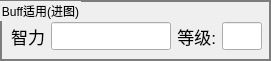
   <widget class="QGroupBox" name="groupBox_6">
    <property name="geometry">
     <rect>
      <x>120</x>
      <y>170</y>
      <width>271</width>
      <height>61</height>
     </rect>
    </property>
    <property name="styleSheet">
     <string notr="true">QGroupBox { 
border: 2px solid rgb(125, 125, 125); 
}</string>
    </property>
    <property name="title">
     <string>Buff适用(进图)</string>
    </property>
    <property name="alignment">
     <set>Qt::AlignLeading|Qt::AlignLeft|Qt::AlignTop</set>
    </property>
    <property name="flat">
     <bool>true</bool>
    </property>
    <widget class="QWidget" name="layoutWidget">
     <property name="geometry">
      <rect>
       <x>11</x>
       <y>21</y>
       <width>251</width>
       <height>31</height>
      </rect>
     </property>
     <layout class="QHBoxLayout" name="horizontalLayout_8">
      <item>
       <widget class="QLabel" name="label_17">
        <property name="minimumSize">
         <size>
          <width>0</width>
          <height>0</height>
         </size>
        </property>
        <property name="maximumSize">
         <size>
          <width>111111</width>
          <height>22222</height>
         </size>
        </property>
        <property name="font">
         <font>
          <pointsize>13</pointsize>
         </font>
        </property>
        <property name="text">
         <string>智力</string>
        </property>
        <property name="alignment">
         <set>Qt::AlignRight|Qt::AlignTrailing|Qt::AlignVCenter</set>
        </property>
       </widget>
      </item>
      <item>
       <widget class="QLineEdit" name="jt_zhili">
        <property name="font">
         <font>
          <pointsize>13</pointsize>
         </font>
        </property>
       </widget>
      </item>
      <item>
       <widget class="QLabel" name="label_33">
        <property name="minimumSize">
         <size>
          <width>0</width>
          <height>0</height>
         </size>
        </property>
        <property name="maximumSize">
         <size>
          <width>900</width>
          <height>400</height>
         </size>
        </property>
        <property name="font">
         <font>
          <pointsize>13</pointsize>
         </font>
        </property>
        <property name="text">
         <string>等级:</string>
        </property>
        <property name="alignment">
         <set>Qt::AlignRight|Qt::AlignTrailing|Qt::AlignVCenter</set>
        </property>
       </widget>
      </item>
      <item>
       <widget class="QLineEdit" name="jt_lv">
        <property name="minimumSize">
         <size>
          <width>40</width>
          <height>0</height>
         </size>
        </property>
        <property name="maximumSize">
         <size>
          <width>40</width>
          <height>16777215</height>
         </size>
        </property>
        <property name="font">
         <font>
          <pointsize>13</pointsize>
         </font>
        </property>
       </widget>
      </item>
     </layout>
    </widget>
   </widget>
